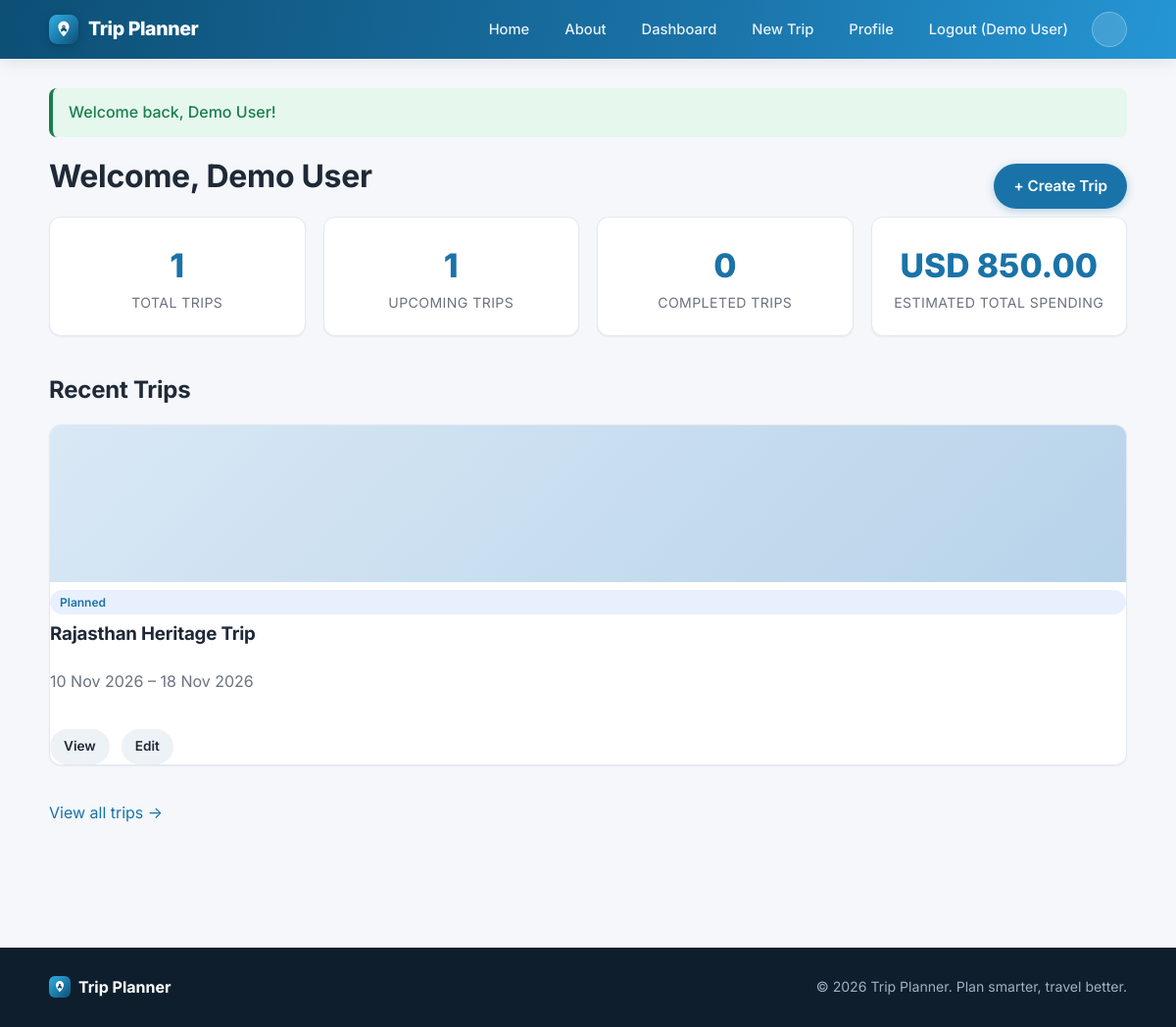
The app's page /dashboard.php (signed in) with its own data.
### tables this page shows
CREATE TABLE users (
    id INT UNSIGNED AUTO_INCREMENT PRIMARY KEY,
    name VARCHAR(100) NOT NULL,
    email VARCHAR(150) NOT NULL UNIQUE,
    password_hash VARCHAR(255) NOT NULL,
    role ENUM('user','admin') NOT NULL DEFAULT 'user',
    status ENUM('active','inactive') NOT NULL DEFAULT 'active',
    created_at TIMESTAMP DEFAULT CURRENT_TIMESTAMP,
    updated_at TIMESTAMP DEFAULT CURRENT_TIMESTAMP ON UPDATE CURRENT_TIMESTAMP,
    INDEX idx_users_email (email),
    INDEX idx_users_role (role)
);

CREATE TABLE trips (
    id INT UNSIGNED AUTO_INCREMENT PRIMARY KEY,
    user_id INT UNSIGNED NOT NULL,
    name VARCHAR(150) NOT NULL,
    description TEXT,
    cover_image VARCHAR(255) DEFAULT NULL,
    notes TEXT,
    start_date DATE NOT NULL,
    end_date DATE NOT NULL,
    status ENUM('planned','ongoing','completed','cancelled') NOT NULL DEFAULT 'planned',
    created_at TIMESTAMP DEFAULT CURRENT_TIMESTAMP,
    updated_at TIMESTAMP DEFAULT CURRENT_TIMESTAMP ON UPDATE CURRENT_TIMESTAMP,
    CONSTRAINT fk_trips_user FOREIGN KEY (user_id) REFERENCES users(id) ON DELETE CASCADE,
    INDEX idx_trips_user (user_id),
    INDEX idx_trips_status (status)
);

### includes/auth.php (called while the page is built, shortened)
<?php
require_once __DIR__ . '/functions.php';
function isLoggedIn(): bool
{
    return !empty($_SESSION['user_id']);
}
function currentUser(): ?array
{
    static $user = null;
    if ($user === null) {
        $pdo = getDB();
        $stmt = $pdo->prepare('SELECT id, name, email, role, status FROM users WHERE id = ?');
        $stmt->execute([$_SESSION['user_id']]);
        $user = $stmt->fetch() ?: null;
    }
    return $user;
}
function requireLogin(): array
{
    $user = currentUser();
    return $user;
}

### includes/functions.php (called while the page is built, shortened)
<?php
function e(?string $value): string
{
    return htmlspecialchars($value ?? '', ENT_QUOTES, 'UTF-8');
}
function flash(string $key, ?string $message = null)
{
    if (!empty($_SESSION['flash'][$key])) {
        $msg = $_SESSION['flash'][$key];
        return $msg;
    }
    return null;
}
function formatMoney(float $amount, string $currency = 'USD'): string
{
    return $currency . ' ' . number_format($amount, 2);
}
function formatDate(?string $date): string
{
    $ts = strtotime($date);
    return $ts ? date('d M Y', $ts) : '';
}

### dashboard.php (the view, shortened to what this page needs)
<?php
require_once __DIR__ . '/includes/auth.php';
$user = requireLogin();
$pdo = getDB();
$stmt = $pdo->prepare('SELECT COUNT(*) FROM trips WHERE user_id = ?');
$stmt->execute([$user['id']]);
$totalTrips = (int)$stmt->fetchColumn();
$stmt = $pdo->prepare("SELECT COUNT(*) FROM trips WHERE user_id = ? AND status IN ('planned','ongoing') AND end_date >= CURDATE()");
$stmt->execute([$user['id']]);
$upcoming = (int)$stmt->fetchColumn();
$stmt = $pdo->prepare("SELECT COUNT(*) FROM trips WHERE user_id = ? AND (status = 'completed' OR end_date < CURDATE())");
$stmt->execute([$user['id']]);
$completed = (int)$stmt->fetchColumn();
$stmt = $pdo->prepare("
  SELECT COALESCE(SUM(e.amount),0) as total
  FROM expenses e JOIN trips t ON t.id = e.trip_id
  WHERE t.user_id = ?
");
$stmt->execute([$user['id']]);
$totalSpend = (float)$stmt->fetchColumn();
$stmt = $pdo->prepare('SELECT * FROM trips WHERE user_id = ? ORDER BY created_at DESC LIMIT 5');
$stmt->execute([$user['id']]);
$recentTrips = $stmt->fetchAll();
require_once __DIR__ . '/includes/header.php';
?>
<div class="flex-between">
  <h1 class="mt-0">Welcome, <?= e($user['name']) ?></h1>
  <a class="btn btn-primary" href="<?= BASE_URL ?>/create-trip.php">+ Create Trip</a>
</div>
<div class="card-grid">
  <div class="card stat-card">
    <div class="stat-value"><?= $totalTrips ?></div>
    <div class="stat-label">Total Trips</div>
  </div>
  <div class="card stat-card">
    <div class="stat-value"><?= $upcoming ?></div>
    <div class="stat-label">Upcoming Trips</div>
  </div>
  <div class="card stat-card">
    <div class="stat-value"><?= $completed ?></div>
    <div class="stat-label">Completed Trips</div>
  </div>
  <div class="card stat-card">
    <div class="stat-value"><?= e(formatMoney($totalSpend)) ?></div>
    <div class="stat-label">Estimated Total Spending</div>
  </div>
</div>
<h2>Recent Trips</h2>
<?php if (empty($recentTrips)): ?>
  <div class="empty-state">
    <div class="empty-icon"><?= icon('suitcase') ?></div>
    <p>You haven't created any trips yet.</p>
    <a class="btn btn-primary" href="<?= BASE_URL ?>/create-trip.php">Create your first trip</a>
  </div>
<?php else: ?>
  <div class="card-grid">
    <?php foreach ($recentTrips as $t): ?>
      <div class="card trip-card">
        <?php if ($t['cover_image']): ?>
          <img class="trip-cover" src="<?= BASE_URL ?>/uploads/<?= e($t['cover_image']) ?>" alt="Cover image for <?= e($t['name']) ?>">
        <?php else: ?>
          <div class="trip-cover" role="img" aria-label="No cover image"></div>
        <?php endif; ?>
        <span class="badge badge-<?= e($t['status']) ?>"><?= e(ucfirst($t['status'])) ?></span>
        <h3><?= e($t['name']) ?></h3>
        <p class="text-muted"><?= e(formatDate($t['start_date'])) ?> &ndash; <?= e(formatDate($t['end_date'])) ?></p>
        <div class="btn-row">
          <a class="btn btn-secondary btn-sm" href="<?= BASE_URL ?>/trip-details.php?id=<?= (int)$t['id'] ?>">View</a>
          <a class="btn btn-secondary btn-sm" href="<?= BASE_URL ?>/edit-trip.php?id=<?= (int)$t['id'] ?>">Edit</a>
        </div>
      </div>
    <?php endforeach; ?>
  </div>
  <p><a href="<?= BASE_URL ?>/trips.php">View all trips &rarr;</a></p>
<?php endif; ?>
<?php require_once __DIR__ . '/includes/footer.php'; ?>

### includes/header.php (shortened to what this page needs)
<?php
require_once __DIR__ . '/functions.php';
require_once __DIR__ . '/icons.php';
$user = function_exists('currentUser') ? currentUser() : null;
?>
<!DOCTYPE html>
<html lang="en">
<head>
<link rel="stylesheet" href="<?= BASE_URL ?>/assets/css/style.css">
</head>
<body>
<header class="site-header">
  <div class="container header-inner">
    <a class="logo" href="<?= BASE_URL ?>/index.php"><img src="<?= BASE_URL ?>/assets/images/logo.svg" width="30" height="30" alt=""> Trip Planner</a>
    <nav class="main-nav" aria-label="Main navigation">
      <ul id="navLinks" class="nav-links">
        <li><a href="<?= BASE_URL ?>/index.php">Home</a></li>
        <li><a href="<?= BASE_URL ?>/about.php">About</a></li>
        <?php if ($user): ?>
          <li><a href="<?= BASE_URL ?>/dashboard.php">Dashboard</a></li>
          <li><a href="<?= BASE_URL ?>/create-trip.php">New Trip</a></li>
          <li><a href="<?= BASE_URL ?>/profile.php">Profile</a></li>
          <li><a href="<?= BASE_URL ?>/logout.php">Logout (<?= e($user['name']) ?>)</a></li>
        <?php else: ?>
          <li><a href="<?= BASE_URL ?>/login.php">Login</a></li>
          <li><a href="<?= BASE_URL ?>/register.php">Register</a></li>
        <?php endif; ?>
        <li><button type="button" id="themeToggle" class="theme-toggle" aria-label="Toggle dark mode" title="Toggle dark mode"><?= icon('moon', 'theme-icon-dark') ?><?= icon('sun', 'theme-icon-light') ?></button></li>
      </ul>
    </nav>
  </div>
</header>
<main class="container main-content">
<?php
$ok  = flash('success');
if ($err): ?>
<?php endif;
if ($ok): ?>
  <div class="alert alert-success" role="alert"><?= e($ok) ?></div>
<?php endif; ?>

### assets/css/style.css (style rules this page uses)
:root { --primary: #1a73a8; --primary-dark: #0d4f75; --primary-light: #2596d4; --accent: #f6a821; --accent-dark: #d98a0e; --bg: #f5f7fa; --card-bg: #ffffff; --text: #1f2937; --muted: #6b7280; --border: #e5e9f0; --success: #1a7f4b; --success-bg: #e6f7ee; --error: #b3261e; --error-bg: #fce9e8; --radius: 12px; --radius-sm: 8px; --shadow-sm: 0 1px 2px rgba(16,24,40,0.06); --shadow-md: 0 4px 16px rgba(16,24,40,0.08); --shadow-lg: 0 12px 32px rgba(16,24,40,0.12); font-size: 16px; }
* { box-sizing: border-box; }
body { margin: 0; font-family: 'Inter', -apple-system, BlinkMacSystemFont, "Segoe UI", Roboto, Helvetica, Arial, sans-serif; background: var(--bg); color: var(--text); line-height: 1.6; -webkit-font-smoothing: antialiased; }
.container { max-width: 1140px; margin: 0 auto; padding: 0 20px; }
a { color: var(--primary); text-decoration: none; transition: color .15s ease; }
h1, h2, h3 { line-height: 1.25; font-weight: 700; letter-spacing: -0.01em; }
.site-header { background: linear-gradient(100deg, var(--primary-dark), var(--primary) 60%, var(--primary-light)); color: #fff; position: sticky; top: 0; z-index: 10; box-shadow: var(--shadow-md); backdrop-filter: saturate(1.1); }
.header-inner { display: flex; align-items: center; justify-content: space-between; padding: 12px 20px; }
.logo { color: #fff; font-weight: 800; font-size: 1.22rem; display: flex; align-items: center; gap: 10px; letter-spacing: -0.02em; }
.logo img { display: block; filter: drop-shadow(0 2px 5px rgba(0,0,0,0.2)); }
.nav-links { list-style: none; display: flex; align-items: center; gap: 4px; margin: 0; padding: 0; flex-wrap: wrap; }
.nav-links a { color: rgba(255,255,255,0.9); font-weight: 500; font-size: 0.92rem; padding: 9px 16px; border-radius: 999px; transition: background .15s ease, color .15s ease; }
.main-content { padding: 30px 20px 60px; min-height: 60vh; }
.alert { padding: 12px 16px; border-radius: var(--radius-sm); margin-bottom: 20px; font-weight: 500; border-left: 4px solid transparent; }
.alert-success { background: var(--success-bg); color: var(--success); border-left-color: var(--success); }
.card { background: var(--card-bg); border: 1px solid var(--border); border-radius: var(--radius); padding: 22px; margin-bottom: 20px; box-shadow: var(--shadow-sm); transition: box-shadow .18s ease, transform .18s ease; }
.card-grid { display: grid; grid-template-columns: repeat(auto-fit, minmax(230px, 1fr)); gap: 18px; }
.stat-card { text-align: center; }
.stat-card .stat-value { font-size: 2.1rem; font-weight: 800; color: var(--primary); }
.stat-card .stat-label { color: var(--muted); font-size: 0.88rem; text-transform: uppercase; letter-spacing: 0.03em; }
.trip-card { display: flex; flex-direction: column; gap: 8px; padding: 0; overflow: hidden; }
.trip-card .trip-cover { width: 100%; height: 160px; object-fit: cover; background: linear-gradient(135deg, #d9e8f5, #b7d3ea); }
.trip-card h3 { margin: 0; }
.badge { display: inline-block; padding: 3px 10px; border-radius: 999px; font-size: 0.75rem; font-weight: 600; }
.badge-planned { background: #e8f0fe; color: var(--primary); }
.btn { display: inline-block; padding: 11px 20px; border-radius: 999px; border: none; font-weight: 600; cursor: pointer; text-align: center; font-size: 0.95rem; transition: all .15s ease; }
.btn-primary { background: var(--primary); color: #fff; box-shadow: 0 2px 8px rgba(26,115,168,0.3); }
.btn-secondary { background: #edf2f7; color: var(--text); }
.btn-sm { padding: 7px 14px; font-size: 0.85rem; }
.btn-row { display: flex; gap: 12px; flex-wrap: wrap; margin-top: 12px; }
.text-muted { color: var(--muted); }
.mt-0 { margin-top: 0; }
.flex-between { display: flex; justify-content: space-between; align-items: center; flex-wrap: wrap; gap: 10px; }
.theme-toggle { background: rgba(255,255,255,0.14); border: 1px solid rgba(255,255,255,0.25); color: #fff; width: 36px; height: 36px; border-radius: 50%; display: flex; align-items: center; justify-content: center; cursor: pointer; margin-left: 4px; }

### records on screen
users: name "Demo User"
trips: status "Planned", name "Rajasthan Heritage Trip", start_date "10 Nov 2026", end_date "18 Nov 2026"

### other values on screen
$ok "Welcome back, Demo User!"
$totalTrips "1"
$upcoming "1"
$completed "0"
formatMoney($totalSpend) "USD 850.00"
